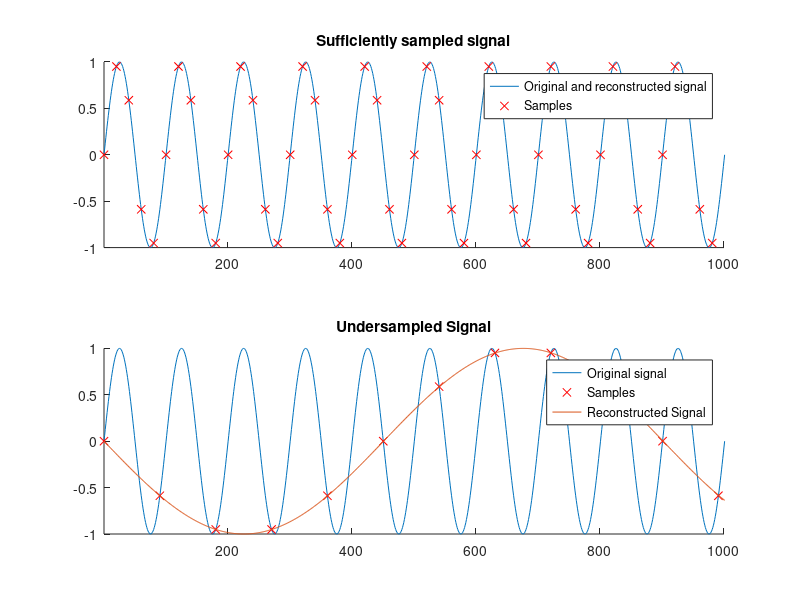
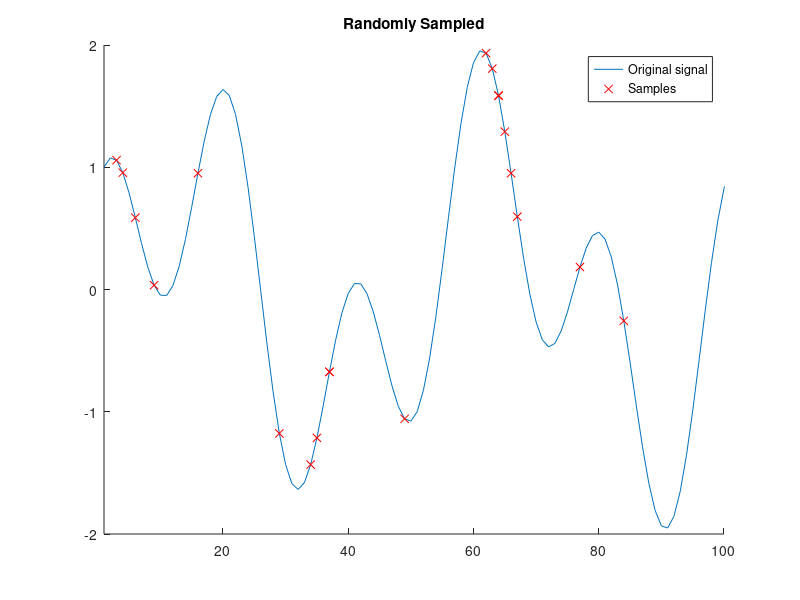
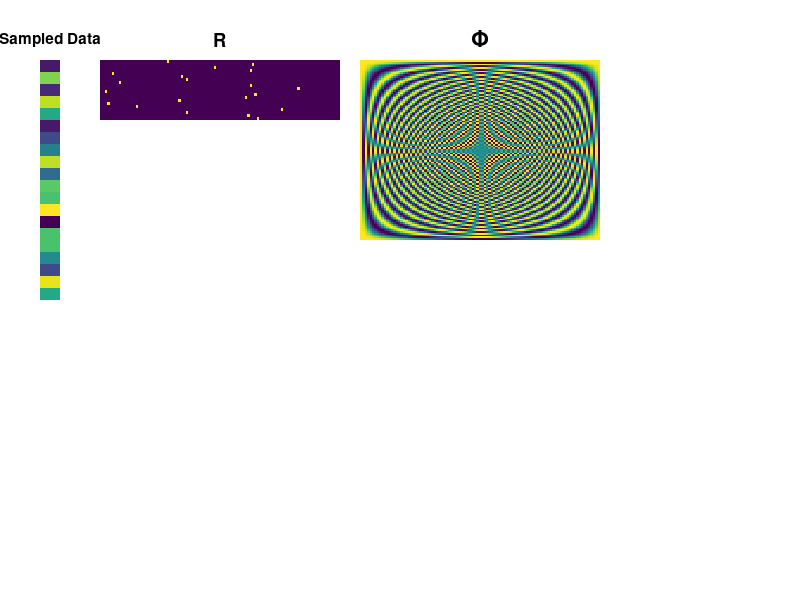

These charts were generated, in order, by the following MATLAB code: (Note: this script raises an error after producing the figures.)
clc, clear, close all
%% Nyquist-Shannon

dt = .001;
t = 0:dt:1;

f = sin(2*pi*10*t);

smplrate = 1:20:1001;
samples = f(smplrate);

figure('Name','Nyquist and Shannon')
subplot(2,1,1)
title('Sufficiently sampled signal')
hold on
plot(f)
plot(smplrate,samples,'xr')
xlim([1,1000])
legend('Original and reconstructed signal','Samples')

smplrate = 1:90:1001;
samples = f(smplrate);

subplot(2,1,2)
title('Undersampled Signal')
hold on
plot(f)
plot(smplrate,samples,'xr')
plot(-sin(2*pi*1.11*t))
xlim([1,1000])
legend('Original signal','Samples','Reconstructed Signal')

%% Compressed Sensing
dt = .01;
t = 0:dt:1;

f = sin(2*pi*2*t)+cos(2*pi*5*t);

smplrate = round(rand(20,1)*101);
samples = f(smplrate);

figure('Name','Randomly Sampled')
title('Randomly Sampled')
hold on
plot(f)
plot(smplrate,samples,'xr')
xlim([1,100])
legend('Original signal','Samples')

O = conj(dftmtx(101)./length(t));
S = zeros(length(samples),101);

for i = 1:length(samples)
    S(i,smplrate(i)) = 1;
end


figure('Name','Compressed Sensing')
subplot('Position',[0.05 0.5 0.025 0.4])
imagesc(samples');
axis('off')
title('Sampled Data')
subplot('Position',[0.45 0.6 0.3 0.3])
imagesc(real(O))
axis('off')
title('\Phi')
set(gca,'FontSize',15)
subplot('Position',[0.125 0.8 0.3 0.1])
imagesc(S)
axis('off')
title('R')
set(gca,'FontSize',12)

cvx_begin;
    variable xL1(101) complex; % sparse vector of coefficients 
    minimize( 10*norm(xL1,1) );
    subject to
        S*O*xL1 == samples';
cvx_end;

subplot('Position',[0.8 0.1 0.05 0.8])
imagesc(abs(xL1)), colormap('gray')
axis('off')
title('Sparse L_1 x')
subplot('Position',[0.9 0.1 0.05 0.8])
imagesc(abs(pinv(S*O)*samples'))
axis('off')
title('Not sparse L_2 x')
subplot('Position',[0.3 0.3 0.3 0.1])
imagesc(real(S*O))
axis('off')
title('\Psi')
set(gca,'FontSize',15)
